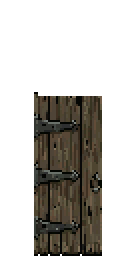
#> input picture assets/pixelab/buildings/doors/plank__norm.png, 64 x 128 px, found by its file name (shown 2 times larger); its folder holds 3 pictures in this run
$ python _fit_leaves.py
#> lines starting #> are read from the running program, lines starting #| are printed output that depends on the picture; after the words box and inside, x2 and y2 are one past the last pixel; in counts of white or black regions, pixels touching at a corner belong together
#!/usr/bin/env python3
"""Deterministically recut the door LEAVES so their opaque bbox fits the measured
doorway-hole sub-rect of the 64x128 grassland doorway crop.

The leaves (plank/arched/ledged) are material-agnostic -- ONE set is reused across
all grassland materials -- so they fit a single CANONICAL doorway opening. We use
the cob doorway hole (the cleanest centred cottage door) as the canonical target;
the door-leaves.js renderer swings the leaf into the per-material doorwayHole(shape)
rect, so the leaf only needs to be authored to the standard centred opening.

Reads:  doors/{plank,arched,ledged}__norm.png  (64x128, leaf bbox x[11..52] y[26..125])
Writes: same files, leaf re-canvassed so opaque bbox == TARGET_HOLE (bottom-aligned,
        horizontally centred), preserving aspect by uniform scale + pad.

  python assets/pixelab/buildings/doors/_fit_leaves.py

Idempotent: reads the pristine leaf from a _src/ snapshot (created on first run).
"""
import os
import numpy as np
from PIL import Image

HERE = os.path.dirname(os.path.abspath(__file__))
SRC = os.path.join(HERE, "_src")

CANVAS_W, CANVAS_H = 64, 128
LEAVES = ["plank", "arched", "ledged"]

# Canonical doorway-hole sub-rect (from manifest/doorway_holes.json -> cob: the
# cleanest centred opening). Leaf opaque bbox is fit INTO this rect, bottom-aligned.
TARGET = {"x0": 12, "y0": 46, "w": 44, "h": 82}


def load(p):
    return np.array(Image.open(p).convert("RGBA"))
#> returned value is the input picture: shape (128, 64, 4); mean R, G, B, A 21.7, 19.2, 14.6, 84.7


def snapshot(name):
    os.makedirs(SRC, exist_ok=True)
    src = os.path.join(SRC, f"{name}__norm.png")
    live = os.path.join(HERE, f"{name}__norm.png")
    if not os.path.exists(src):
        Image.open(live).convert("RGBA").save(src)
    return src


def fit_leaf(name):
    src = snapshot(name)
    a = load(src)
    alpha = a[:, :, 3]
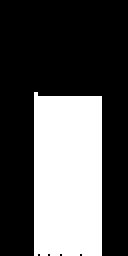
#> alpha: shape (128, 64) (shown 2 times larger); 33.2% white; 1 white region, box (x1, y1, x2, y2) and area: (17, 46, 51, 128) 2720
    ys, xs = np.where(alpha >= 16)
#> ys = 2720 values from 46 to 127; xs = 2720 values, max 50 at index 37, min 17 at index 0, mean 33.48
    bx0, bx1, by0, by1 = int(xs.min()), int(xs.max()), int(ys.min()), int(ys.max())
#> bx0 = 17; bx1 = 50; by0 = 46; by1 = 127
    bw, bh = bx1 - bx0 + 1, by1 - by0 + 1
#> bw = 34; bh = 82

    # crop the leaf to its opaque bbox
    leaf = a[by0:by1 + 1, bx0:bx1 + 1, :]
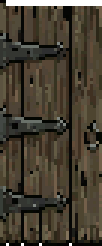
#> leaf: shape (82, 34, 4) (shown 3 times larger); mean R, G, B, A 63.7, 56.4, 43, 248.8; transparent parts drawn white

    # uniform scale so the leaf fits inside TARGET (contain), then bottom-align +
    # horizontally centre inside the target rect.
    s = min(TARGET["w"] / bw, TARGET["h"] / bh)
#> s = 1
    nw, nh = max(1, round(bw * s)), max(1, round(bh * s))
#> nw = 34; nh = 82
    leaf_img = Image.fromarray(leaf, "RGBA").resize((nw, nh), Image.NEAREST)

    out = np.zeros((CANVAS_H, CANVAS_W, 4), dtype=np.uint8)
    dst_x = TARGET["x0"] + (TARGET["w"] - nw) // 2
#> dst_x = 17
    dst_y = TARGET["y0"] + (TARGET["h"] - nh)          # bottom-align in target
#> dst_y = 46
    out[dst_y:dst_y + nh, dst_x:dst_x + nw, :] = np.array(leaf_img)

    Image.fromarray(out, "RGBA").save(os.path.join(HERE, f"{name}__norm.png"))
    print(f"  [{name}] leaf {bw}x{bh} -> {nw}x{nh} at ({dst_x},{dst_y}) "
          f"in target x{TARGET['x0']} y{TARGET['y0']} {TARGET['w']}x{TARGET['h']}")
#|   [plank] leaf 34x82 -> 34x82 at (17,46) in target x12 y46 44x82


def main():
    print("Fitting door leaves to canonical doorway hole")
    for name in LEAVES:
        fit_leaf(name)
#> pass 2 of the loop in main, `for name in LEAVES:`:
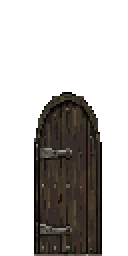
#> input picture assets/pixelab/buildings/doors/arched__norm.png, 64 x 128 px, found by its file name (shown 2 times larger)
#> in load, returned value is the input picture: shape (128, 64, 4); mean R, G, B, A 16.6, 13.9, 11.5, 80.1
#> in fit_leaf (call 2), `alpha = a[:, :, 3]`:
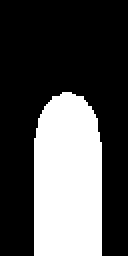
#> alpha: shape (128, 64) (shown 2 times larger); 31.4% white; 1 white region, box (x1, y1, x2, y2) and area: (17, 46, 51, 128) 2572
#> ys = 2572 values from 46 to 127; xs = 2572 values, max 50 at index 667, min 17 at index 568, mean 33.47
#> in fit_leaf (call 2), `leaf = a[by0:by1 + 1, bx0:bx1 + 1, :]`:
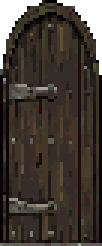
#> leaf: shape (82, 34, 4) (shown 3 times larger); mean R, G, B, A 48.8, 41, 33.9, 235.2; transparent parts drawn white
#|   [arched] leaf 34x82 -> 34x82 at (17,46) in target x12 y46 44x82
#> pass 3 of the loop in main, `for name in LEAVES:`:
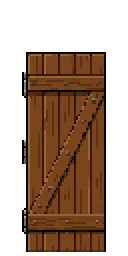
#> input picture assets/pixelab/buildings/doors/ledged__norm.png, 64 x 128 px, found by its file name (shown 2 times larger)
#> in load, returned value is the input picture: shape (128, 64, 4); mean R, G, B, A 50.9, 29.3, 11.9, 126.8
#> in fit_leaf (call 3), `alpha = a[:, :, 3]`:
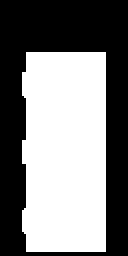
#> alpha: shape (128, 64) (shown 2 times larger); 49.7% white; 1 white region, box (x1, y1, x2, y2) and area: (11, 26, 53, 126) 4073
#> ys = 4073 values from 26 to 125; xs = 4073 values, max 52 at index 39, min 11 at index 400, mean 32.12
#> bx0 = 11; bx1 = 52; by0 = 26; by1 = 125
#> bw = 42; bh = 100
#> leaf: shape (100, 42, 4)
#> s = 0.82
#> in fit_leaf (call 3), `out[dst_y:dst_y + nh, dst_x:dst_x + nw, :] = np.array(leaf_img)`:
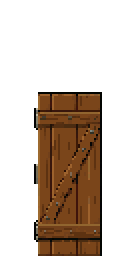
#> out: shape (128, 64, 4) (shown 2 times larger); mean R, G, B, A 34.8, 20.2, 8.3, 83.6; transparent parts drawn white
#|   [ledged] leaf 42x100 -> 34x82 at (17,46) in target x12 y46 44x82
    print("done.")


if __name__ == "__main__":
    main()
